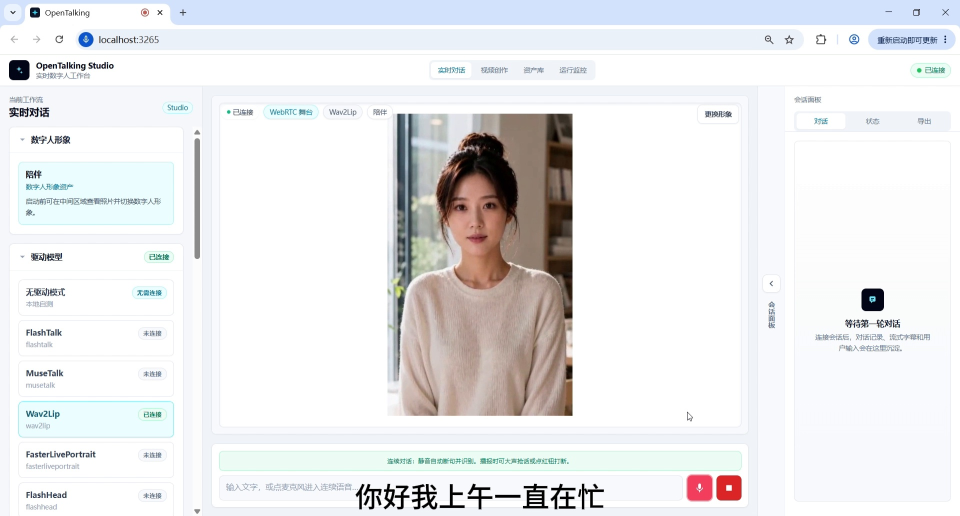
#> input picture latest/assets/images/companion/04_webrtc_connected.jpeg, 1920 x 1032 px (shown at 1/2 size); its folder holds only this picture in this run
$ python -i face_utils.py   (imports and definitions only)
#> lines starting #> are read from the running program, lines starting #| are printed output that depends on the picture
### backend/opentalking/core/model_config.py
from __future__ import annotations

import os
from copy import deepcopy
from functools import lru_cache
from pathlib import Path
from typing import Any

import yaml

from opentalking.core.paths import config_root, default_config_file


_ENV_OVERRIDES: dict[str, dict[str, tuple[str, ...]]] = {
    "wav2lip": {
        "use_neural": ("OPENTALKING_WAV2LIP_USE_NEURAL",),
        "force_static": ("OPENTALKING_WAV2LIP_FORCE_STATIC",),
        "min_context_frames": ("OPENTALKING_WAV2LIP_MIN_CONTEXT_FRAMES",),
        "stream_batch_size": ("OPENTALKING_WAV2LIP_STREAM_BATCH_SIZE",),
        "infer_frame_stride": ("OPENTALKING_WAV2LIP_INFER_FRAME_STRIDE",),
        "pads": ("OPENTALKING_WAV2LIP_PADS",),
        "face_box_scale": ("OPENTALKING_WAV2LIP_FACE_BOX_SCALE",),
        "face_box_center_y_bias": ("OPENTALKING_WAV2LIP_FACE_BOX_CENTER_Y_BIAS",),
        "attack": ("OPENTALKING_WAV2LIP_ATTACK",),
        "release": ("OPENTALKING_WAV2LIP_RELEASE",),
        "max_step_up": ("OPENTALKING_WAV2LIP_MAX_STEP_UP",),
        "max_step_down": ("OPENTALKING_WAV2LIP_MAX_STEP_DOWN",),
        "frame_step_up": ("OPENTALKING_WAV2LIP_FRAME_STEP_UP",),
        "frame_step_down": ("OPENTALKING_WAV2LIP_FRAME_STEP_DOWN",),
    },
    "fasterliveportrait": {
        "width": ("OPENTALKING_FASTLIVEPORTRAIT_WIDTH",),
        "height": ("OPENTALKING_FASTLIVEPORTRAIT_HEIGHT",),
        "fps": ("OPENTALKING_FASTLIVEPORTRAIT_FPS",),
        "chunk_samples": ("OPENTALKING_FASTLIVEPORTRAIT_CHUNK_SAMPLES",),
        "emit_frames_per_chunk": ("OPENTALKING_FASTLIVEPORTRAIT_EMIT_FRAMES_PER_CHUNK",),
        "render_keyframes_per_chunk": ("OPENTALKING_FASTLIVEPORTRAIT_RENDER_KEYFRAMES_PER_CHUNK",),
        "disable_frame_interpolation": ("OPENTALKING_FASTLIVEPORTRAIT_DISABLE_FRAME_INTERPOLATION",),
        "head_motion_multiplier": ("OPENTALKING_FASTLIVEPORTRAIT_HEAD_MOTION_MULTIPLIER",),
        "pose_motion_multiplier": ("OPENTALKING_FASTLIVEPORTRAIT_POSE_MOTION_MULTIPLIER",),
        "yaw_multiplier": ("OPENTALKING_FASTLIVEPORTRAIT_YAW_MULTIPLIER",),
        "pitch_multiplier": ("OPENTALKING_FASTLIVEPORTRAIT_PITCH_MULTIPLIER",),
        "roll_multiplier": ("OPENTALKING_FASTLIVEPORTRAIT_ROLL_MULTIPLIER",),
        "animation_region": ("OPENTALKING_FASTLIVEPORTRAIT_ANIMATION_REGION",),
        "expression_multiplier": ("OPENTALKING_FASTLIVEPORTRAIT_EXPRESSION_MULTIPLIER",),
        "mouth_open_multiplier": ("OPENTALKING_FASTLIVEPORTRAIT_MOUTH_OPEN_MULTIPLIER",),
        "mouth_corner_multiplier": ("OPENTALKING_FASTLIVEPORTRAIT_MOUTH_CORNER_MULTIPLIER",),
        "cheek_jaw_multiplier": ("OPENTALKING_FASTLIVEPORTRAIT_CHEEK_JAW_MULTIPLIER",),
        "driving_multiplier": ("OPENTALKING_FASTLIVEPORTRAIT_DRIVING_MULTIPLIER",),
        "cfg_scale": ("OPENTALKING_FASTLIVEPORTRAIT_CFG_SCALE",),
        "cfg_cond": ("OPENTALKING_FASTLIVEPORTRAIT_CFG_COND",),
        "flag_stitching": ("OPENTALKING_FASTLIVEPORTRAIT_FLAG_STITCHING",),
        "flag_normalize_lip": ("OPENTALKING_FASTLIVEPORTRAIT_FLAG_NORMALIZE_LIP",),
        "flag_relative_motion": ("OPENTALKING_FASTLIVEPORTRAIT_FLAG_RELATIVE_MOTION",),
        "flag_lip_retargeting": ("OPENTALKING_FASTLIVEPORTRAIT_FLAG_LIP_RETARGETING",),
        "lip_retargeting_multiplier": ("OPENTALKING_FASTLIVEPORTRAIT_LIP_RETARGETING_MULTIPLIER",),
        "lip_retargeting_min": ("OPENTALKING_FASTLIVEPORTRAIT_LIP_RETARGETING_MIN",),
        "lip_retargeting_max": ("OPENTALKING_FASTLIVEPORTRAIT_LIP_RETARGETING_MAX",),
        "lip_retargeting_noise_floor": ("OPENTALKING_FASTLIVEPORTRAIT_LIP_RETARGETING_NOISE_FLOOR",),
        "head_only_pasteback": ("OPENTALKING_FASTLIVEPORTRAIT_HEAD_ONLY_PASTEBACK",),
        "lookahead_ms": ("OPENTALKING_FASTLIVEPORTRAIT_LOOKAHEAD_MS",),
    },
    "musetalk": {
        "context_ms": ("OPENTALKING_MUSETALK_CONTEXT_MS",),
        "overlap_frames": ("OPENTALKING_MUSETALK_OVERLAP_FRAMES",),
        "silence_gate": ("OPENTALKING_MUSETALK_SILENCE_GATE",),
        "smooth_crop": ("OPENTALKING_MUSETALK_SMOOTH_CROP",),
        "energy_gain": ("OPENTALKING_MUSETALK_ENERGY_GAIN",),
        "energy_attack": ("OPENTALKING_MUSETALK_ENERGY_ATTACK",),
        "energy_release": ("OPENTALKING_MUSETALK_ENERGY_RELEASE",),
        "energy_max_step_up": ("OPENTALKING_MUSETALK_ENERGY_MAX_STEP_UP",),
        "energy_max_step_down": ("OPENTALKING_MUSETALK_ENERGY_MAX_STEP_DOWN",),
        "eye_align": ("OPENTALKING_MUSETALK_EYE_ALIGN",),
        "prepared_compose": ("OPENTALKING_MUSETALK_PREPARED_COMPOSE",),
        "prebuffer_chunks": ("OPENTALKING_MUSETALK_PREBUFFER_CHUNKS",),
    },
    "flashtalk": {
        "frame_num": ("OPENTALKING_FLASHTALK_FRAME_NUM", "FLASHTALK_FRAME_NUM"),
        "motion_frames_num": (
            "OPENTALKING_FLASHTALK_MOTION_FRAMES_NUM",
            "FLASHTALK_MOTION_FRAMES_NUM",
        ),
        "sample_steps": ("OPENTALKING_FLASHTALK_SAMPLE_STEPS", "FLASHTALK_SAMPLE_STEPS"),
        "sample_shift": ("OPENTALKING_FLASHTALK_SAMPLE_SHIFT", "FLASHTALK_SAMPLE_SHIFT"),
        "color_correction_strength": (
            "OPENTALKING_FLASHTALK_COLOR_CORRECTION_STRENGTH",
            "FLASHTALK_COLOR_CORRECTION_STRENGTH",
        ),
        "height": ("OPENTALKING_FLASHTALK_HEIGHT", "FLASHTALK_HEIGHT"),
        "width": ("OPENTALKING_FLASHTALK_WIDTH", "FLASHTALK_WIDTH"),
        "sample_rate": ("OPENTALKING_FLASHTALK_SAMPLE_RATE", "FLASHTALK_SAMPLE_RATE"),
        "tgt_fps": ("OPENTALKING_FLASHTALK_TGT_FPS", "FLASHTALK_TGT_FPS"),
        "cached_audio_duration": (
            "OPENTALKING_FLASHTALK_CACHED_AUDIO_DURATION",
            "FLASHTALK_CACHED_AUDIO_DURATION",
        ),
        "audio_loudness_norm": (
            "OPENTALKING_FLASHTALK_AUDIO_LOUDNESS_NORM",
            "FLASHTALK_AUDIO_LOUDNESS_NORM",
        ),
        "t5_quant": ("OPENTALKING_FLASHTALK_T5_QUANT", "FLASHTALK_T5_QUANT"),
        "t5_quant_dir": ("OPENTALKING_FLASHTALK_T5_QUANT_DIR", "FLASHTALK_T5_QUANT_DIR"),
        "wan_quant": ("OPENTALKING_FLASHTALK_WAN_QUANT", "FLASHTALK_WAN_QUANT"),
        "wan_quant_include": (
            "OPENTALKING_FLASHTALK_WAN_QUANT_INCLUDE",
            "FLASHTALK_WAN_QUANT_INCLUDE",
        ),
        "wan_quant_exclude": (
            "OPENTALKING_FLASHTALK_WAN_QUANT_EXCLUDE",
            "FLASHTALK_WAN_QUANT_EXCLUDE",
        ),
    },
}

SUPPORTED_MODEL_BACKENDS = frozenset({"mock", "local", "direct_ws", "omnirt"})

_DEFAULT_MODEL_BACKENDS: dict[str, str] = {
    "mock": "mock",
    "quicktalk": "omnirt",
    "flashhead": "direct_ws",
    "flashtalk": "omnirt",
    "fasterliveportrait": "omnirt",
    "musetalk": "omnirt",
    "wav2lip": "local",
}


# [5 lines left out: function _load_yaml, not called in this run]


def _builtin_model_config(model_type: str) -> dict[str, Any]:
    # Built-in synthesis model defaults live in repo-root backend/configs/synthesis/<model>.yaml.
    candidate = config_root() / "synthesis" / f"{model_type}.yaml"
    if not candidate.is_file():
        raise ValueError(f"Unknown model config: {model_type}")
    raw = yaml.safe_load(candidate.read_text(encoding="utf-8")) or {}
    if not isinstance(raw, dict):
        raise ValueError(f"Model config YAML must contain a mapping: {model_type}")
    return raw


# [161 lines left out: functions _project_config_path, _project_model_config, _merge_config, _parse_bool, _coerce_env_value, _validate_value and 3 more, not called in this run]


@lru_cache(maxsize=None)
def get_model_config(model_type: str) -> dict[str, Any]:
    model_type = model_type.strip().lower()
    defaults = _builtin_model_config(model_type)
    config = _merge_config(defaults, _project_model_config(model_type))
    config = _merge_config(config, _env_model_config(model_type, defaults))
    return _validate_config(model_type, config, defaults)


# [29 lines left out: functions get_model_backend, get_model_runtime_config, not called in this run]


def clear_model_config_cache() -> None:
    get_model_config.cache_clear()
    get_model_backend.cache_clear()

### backend/opentalking/models/musetalk/face_utils.py
from __future__ import annotations

import logging
from dataclasses import dataclass
from typing import Any

import numpy as np

from opentalking.core.model_config import get_model_config

logger = logging.getLogger(__name__)

FACE_SIZE = 256
_FACE_CASCADE: Any | None = None
_EYE_CASCADE: Any | None = None


@dataclass
class CropInfo:
    """Stores face crop coordinates for paste-back."""

    x1: int
    y1: int
    x2: int
    y2: int
    original_h: int
    original_w: int


def _get_face_cascade() -> Any:
    global _FACE_CASCADE
    if _FACE_CASCADE is None:
        import cv2

        haarcascades = str(getattr(getattr(cv2, "data", None), "haarcascades", ""))
        _FACE_CASCADE = cv2.CascadeClassifier(
            haarcascades + "haarcascade_frontalface_default.xml"
        )
    return _FACE_CASCADE


# [62 lines left out: functions _get_eye_cascade, _clip_box, _make_square_crop, not called in this run]


def detect_face_box(frame: np.ndarray) -> tuple[int, int, int, int] | None:
    """Detect face bounding box using Haar cascade with heuristic fallback."""
    try:
        import cv2

        h, w = frame.shape[:2]
        cascade = _get_face_cascade()
        gray = cv2.cvtColor(frame, cv2.COLOR_BGR2GRAY)
        faces = cascade.detectMultiScale(gray, 1.1, 4, minSize=(30, 30))

        if len(faces) > 0:
            areas = [fw * fh for (_, _, fw, fh) in faces]
            idx = int(np.argmax(areas))
            fx, fy, fw, fh = faces[idx]
            return (int(fx), int(fy), int(fx + fw), int(fy + fh))

        face_h = int(h * 0.6)
        face_w = int(face_h * 0.85)
        cx, cy = w // 2, int(h * 0.35)
        x1 = max(0, cx - face_w // 2)
        y1 = max(0, cy - face_h // 2)
        x2 = min(w, x1 + face_w)
        y2 = min(h, y1 + face_h)
        return (x1, y1, x2, y2)
    except ImportError:
        h, w = frame.shape[:2]
        size = min(h, w)
        cx, cy = w // 2, h // 2
        half = size // 2
        return (cx - half, cy - half, cx + half, cy + half)


# [36 lines left out: function detect_eye_centers, not called in this run]


def estimate_face_crop_box(
    frame: np.ndarray,
    bbox: tuple[int, int, int, int] | None = None,
) -> tuple[int, int, int, int]:
    """Estimate a stable crop box closer to face alignment than simple expansion."""
    h, w = frame.shape[:2]
    if bbox is None:
        bbox = detect_face_box(frame)
    if bbox is None:
        return (0, 0, w, h)

    x1, y1, x2, y2 = bbox
    bw, bh = x2 - x1, y2 - y1
    use_eye_align = bool(get_model_config("musetalk").get("eye_align", False))
    eye_centers = detect_eye_centers(frame, bbox) if use_eye_align else None

    if eye_centers is not None:
        left_eye, right_eye = eye_centers
        eye_mid_x = (left_eye[0] + right_eye[0]) * 0.5
        eye_mid_y = (left_eye[1] + right_eye[1]) * 0.5
        eye_dist = max(1.0, float(abs(right_eye[0] - left_eye[0])))
        crop_size = max(bw * 1.35, bh * 1.45, eye_dist * 3.15)
        center_x = eye_mid_x
        center_y = eye_mid_y + crop_size * 0.16
        return _make_square_crop(
            center_x=center_x,
            center_y=center_y,
            size=crop_size,
            width=w,
            height=h,
        )

    # Full-body portrait avatars often produce overly loose Haar detections
    # that include hair, neck and shoulders. Tighten the crop so MuseTalk
    # receives a head-dominant region instead of a semi-body patch.
    if h >= int(w * 1.65):
        center_x = x1 + bw * 0.5
        center_y = y1 + bh * 0.38
        crop_size = max(
            bw * 0.98,
            bh * 0.84,
            w * 0.18,
        )
        crop_size = min(crop_size, w * 0.30)
        return _make_square_crop(
            center_x=center_x,
            center_y=center_y,
            size=crop_size,
            width=w,
            height=h,
        )

    if h <= 512 and w <= 512:
        pad_x = bw * 0.12
        pad_top = bh * 0.18
        pad_bottom = bh * 0.28
    else:
        pad_x = bw * 0.18
        pad_top = bh * 0.22
        pad_bottom = bh * 0.34

    crop_x1 = x1 - pad_x
    crop_y1 = y1 - pad_top
    crop_x2 = x2 + pad_x
    crop_y2 = y2 + pad_bottom
    return _make_square_crop(
        center_x=(crop_x1 + crop_x2) * 0.5,
        center_y=(crop_y1 + crop_y2) * 0.5,
        size=max(crop_x2 - crop_x1, crop_y2 - crop_y1),
        width=w,
        height=h,
    )


# [77 lines left out: functions estimate_infer_face_crop_box, smooth_crop_boxes, crop_face_region_from_box, not called in this run]


def crop_face_region(
    frame: np.ndarray,
    bbox: tuple[int, int, int, int] | None = None,
    target_size: int = FACE_SIZE,
) -> tuple[np.ndarray, CropInfo]:
    """Crop and resize face region to target_size x target_size."""
    h, w = frame.shape[:2]

    if bbox is None:
        bbox = detect_face_box(frame)
    if bbox is None:
        bbox = (0, 0, w, h)

    crop_box = estimate_face_crop_box(frame, bbox)
    return crop_face_region_from_box(frame, crop_box, target_size=target_size)


# [233 lines left out: functions create_lower_face_mask, create_manifest_mouth_mask, mask_to_latent_mask, paste_face_back, paste_face_back_with_prepared_mask, paste_face_back_with_crop_feather, not called in this run]

>>> import cv2
>>> picture = cv2.imread('../../../../latest/assets/images/companion/04_webrtc_connected.jpeg')
#> picture is the input picture: shape (1032, 1920, 3); mean B, G, R 235.3, 233.9, 233.5
>>> result = crop_face_region(picture)
#> in detect_face_box, `gray = cv2.cvtColor(frame, cv2.COLOR_BGR2GRAY)`:
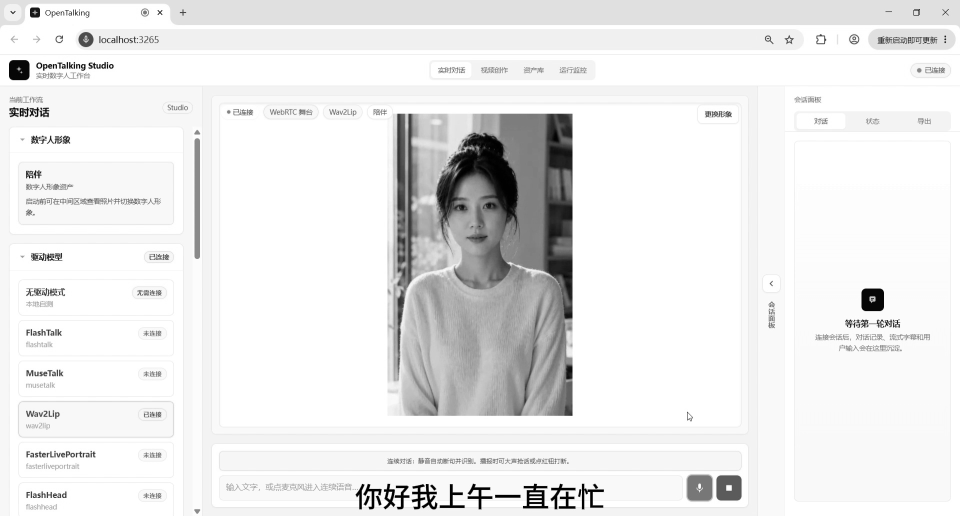
#> gray: shape (1032, 1920) (shown at 1/2 size); min 0, max 255, mean 233.9
#> in detect_face_box, `faces = cascade.detectMultiScale(gray, 1.1, 4, minSize=(30, 30))`: faces = [[878, 361, 147, 147]]
#> in detect_face_box, `areas = [fw * fh for (_, _, fw, fh) in faces]`: areas = [21609]
#> in detect_face_box, `idx = int(np.argmax(areas))`: idx = 0
#> in detect_face_box, `fx, fy, fw, fh = faces[idx]`: fx = 878; fy = 361; fw = 147
#> in crop_face_region, `bbox = detect_face_box(frame)`: bbox = (878, 361, 1025, 508)
#> in estimate_face_crop_box, `x1, y1, x2, y2 = bbox`: x1 = 878; y1 = 361; x2 = 1025; y2 = 508
#> in estimate_face_crop_box, `bw, bh = x2 - x1, y2 - y1`: bw = 147
#> (the run stopped early here; a loop or call above may not have finished)
